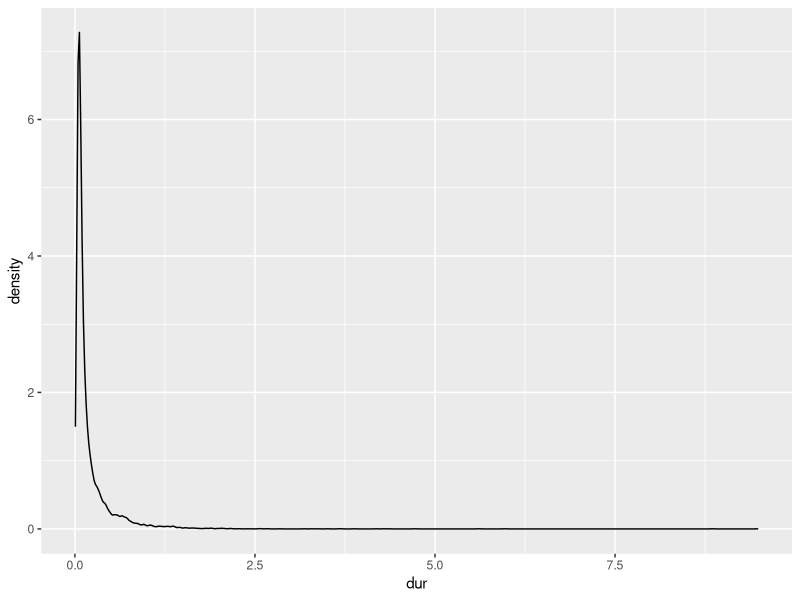
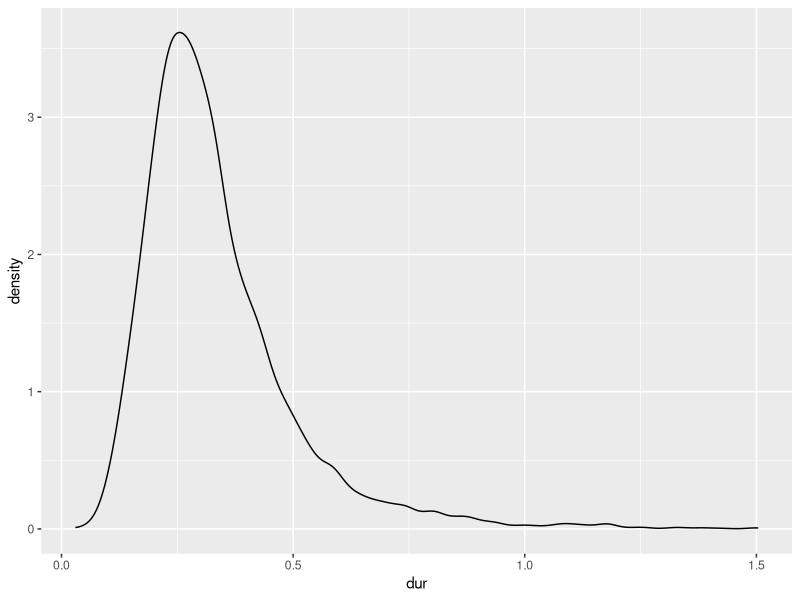
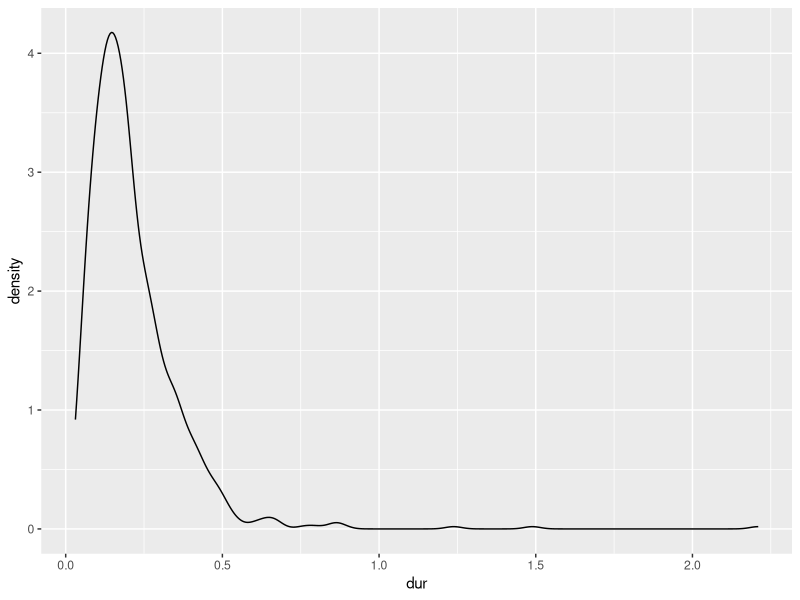
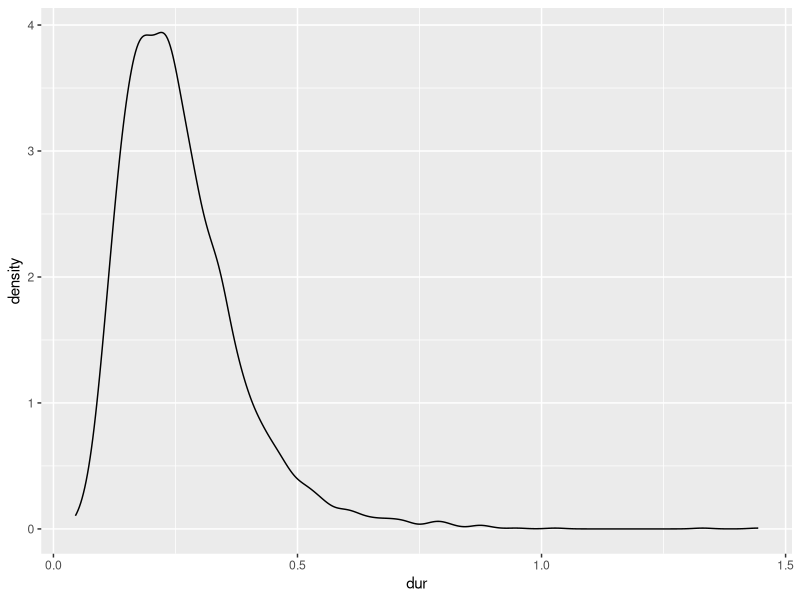
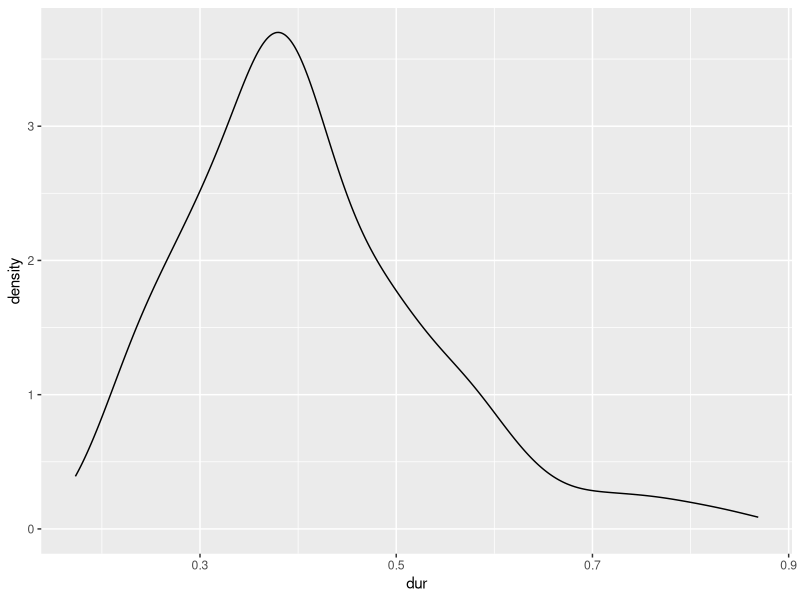
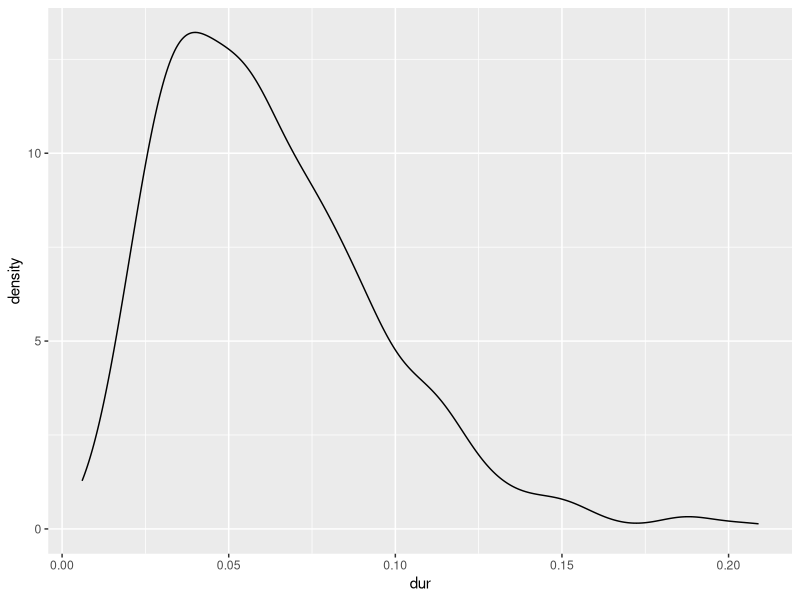
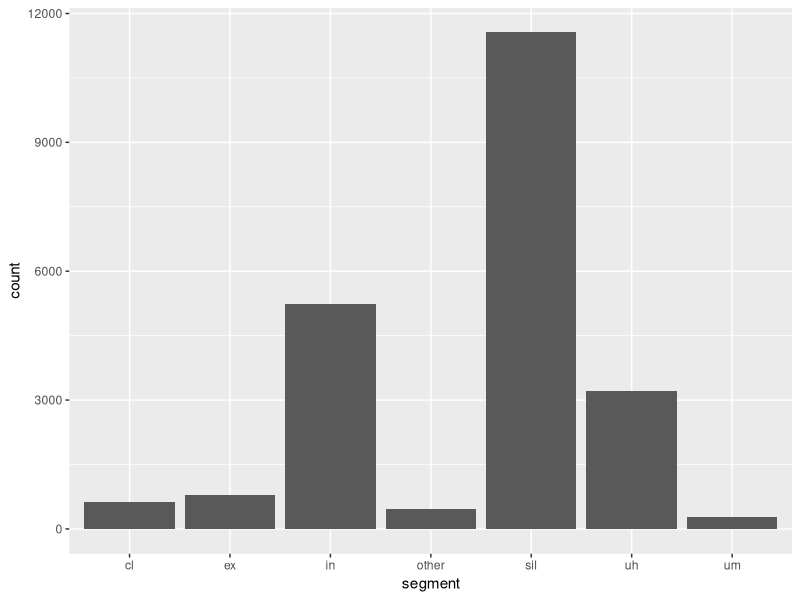
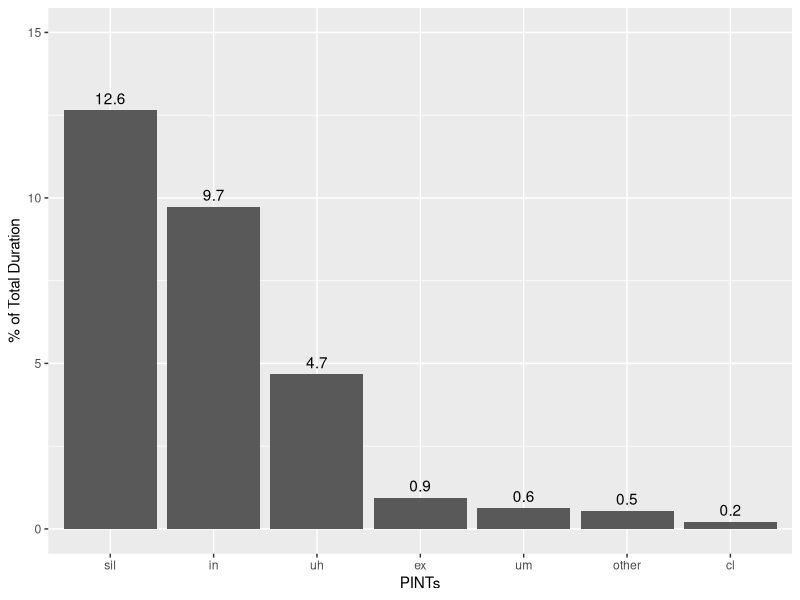

The R source for these figures, in order:
## ---- chunk 1
knitr::opts_chunk$set(echo = TRUE)
## ---- chunk 2
library(ggplot2)
library(dplyr)
## ---- chunk 3
df_yale_pints <- read.csv(here::here("data/final/yale_pints.csv")) 
## ---- chunk 4
df_yale_pints %>% 
  filter(segment == "sil") %>% 
  ggplot(aes(x = dur)) +
  geom_density()
## ---- chunk 5
df_yale_pints %>% 
  filter(segment == "in") %>% 
  ggplot(aes(x = dur)) +
  geom_density()
## ---- chunk 6
df_yale_pints %>% 
  filter(segment == "ex") %>% 
  ggplot(aes(x = dur)) +
  geom_density()
## ---- chunk 7
df_yale_pints %>% 
  filter(segment == "uh") %>% 
  ggplot(aes(x = dur)) +
  geom_density()
## ---- chunk 8
df_yale_pints %>% 
  filter(segment == "um") %>% 
  ggplot(aes(x = dur)) +
  geom_density()
## ---- chunk 9
df_yale_pints %>% 
  filter(segment == "cl") %>% 
  ggplot(aes(x = dur)) +
  geom_density()
## ---- chunk 10
# aggregate count per pints type
ggplot(df_yale_pints, aes(x = segment)) +
  geom_bar()
## ---- chunk 11
# calculate total time of all files
total_time = sum(unique(df_yale_pints$filedur))

# other: total time, proportion of total time
other_summary <- df_yale_pints %>% 
  filter(segment == "other") %>% 
  summarize(total_oth = sum(dur), prop_oth = total_oth / total_time * 100)

# silence: total time, proportion of total time
sil_summary <- df_yale_pints %>% 
  filter(segment == "sil") %>%
  summarize(total_sil = sum(dur), prop_sil = total_sil / total_time * 100)

# inhalation: total time, proportion of total time
in_summary <- df_yale_pints %>% 
  filter(segment == "in") %>%
  summarize(total_in = sum(dur), prop_in = total_in / total_time * 100)

# exhalation: total time, proportion of total time
ex_summary <- df_yale_pints %>% 
  filter(segment == "ex") %>% 
  summarize(total_ex = sum(dur), prop_ex = total_ex / total_time * 100)

# uh: total time, proportion of total time
uh_summary <- df_yale_pints %>% 
  filter(segment == "uh") %>% 
  summarize(total_uh = sum(dur), prop_uh = total_uh / total_time * 100)

# um: total time, proportion of total time
um_summary <- df_yale_pints %>% 
  filter(segment == "um") %>% 
  summarize(total_um = sum(dur), prop_um = total_um / total_time * 100)

# click: total time, proportion of total time
cl_summary <- df_yale_pints %>% 
  filter(segment == "cl") %>% 
  summarize(total_cl = sum(dur), prop_cl = total_cl / total_time * 100)
## ---- chunk 12
df_yale_prop <- data.frame(segment = c("sil", "in", "ex", "uh", "um", "cl", "other"),
                           prop_total = c(sil_summary$prop_sil, in_summary$prop_in, ex_summary$prop_ex, uh_summary$prop_uh,
                                          um_summary$prop_um, cl_summary$prop_cl, other_summary$prop_oth))

# factor to re-organize order of segments on x-axis
df_yale_prop$segment <- factor(df_yale_prop$segment,
                      levels = c("sil", "in", "uh", "ex", "um", "other", "cl"))
## ---- chunk 13
ggplot(df_yale_prop, aes(x = segment, y = prop_total)) +
  geom_bar(stat = "identity") + 
  geom_text(aes(label = round(prop_total, 1)), position = position_dodge(width = 0.9), vjust = -0.5) +
  ylim(0, 15) + 
  labs(x = "PINTs", y = "% of Total Duration") 
## ---- chunk 14
# fact label names for files
sp.lab <- c("Speaker 1", "Speaker 2", "Speaker 3", "Speaker 4", "Speaker 5")
names(sp.lab) <- c(1, 2, 3, 4, 5)
## ---- chunk 15
ggplot(df_yale_pints, aes(x = segment, fill = session)) + 
  geom_bar(position = position_dodge()) +
  scale_x_discrete(limits = c("sil", "in", "ex", "uh", "um", "cl")) +
  labs(x = "PINTs", y = "Count") +
  facet_wrap(vars(speaker), ncol = 5, labeller = labeller(speaker = sp.lab)) +
  theme(panel.spacing.x = unit(1, "lines"))
## ---- chunk 16
plot_between_lectures <- ggplot(df_yale_pints, aes(x = segment, fill = session)) + 
  geom_bar(position = position_dodge()) +
  scale_x_discrete(limits = c("sil", "in", "ex", "uh", "um", "cl"), expand = c(0, 1)) +
  scale_fill_discrete(name = "Session", labels = c("First", "Second", "Third")) +
  labs(x = "PINTs", y = "Count") +
  facet_wrap(vars(speaker), ncol = 5, labeller = labeller(speaker = sp.lab)) +
  theme(panel.spacing.x = unit(1, "lines"),
        panel.grid.major = element_blank(),
        panel.grid.minor = element_blank(),
        panel.background = element_rect(fill = "transparent"),
        plot.background = element_rect(fill = "transparent", color = NA),
        axis.text.x = element_text(angle = 45),
        strip.background = element_blank(),
        text = element_text(size = 32))

ggsave(here::here("output/plot_between_lectures.png"), plot_between_lectures, width = 18, height = 10, units = c("in"))
## ---- chunk 17
plot_prop_bar <- ggplot(df_yale_prop, aes(x = segment, y = prop_total)) +
  geom_bar(stat = "identity",
           fill = "#F8766D", 
           color = "black") + 
  geom_text(aes(label = round(prop_total, 1)), 
            position = position_dodge(width = 0.9), 
            vjust = -0.5,
            size = 14) +
  ylim(0, 15) + 
  labs(x = "PINTs", y = "% of Total Speaking Time") +
  theme(panel.grid.major = element_blank(),
        panel.grid.minor = element_blank(),
        panel.background = element_rect(fill = "transparent"),
        plot.background = element_rect(fill = "transparent", color = NA),
        axis.ticks.y = element_blank(),
        axis.text.y = element_blank(),
        axis.text = element_text(size = 28),
        axis.title = element_text(size = 36),
        axis.title.x = element_blank())

ggsave(here::here("output/plot_prop_bar.png"), plot_prop_bar, width = 18, height = 10, units = c("in"), bg = "transparent")
## ---- chunk 18
df_pie_chart <- data_frame(
  Label = c("PINTs", "Speech"),
  value = c("29.4%", "70.6%")
)

plot_pie_chart <- ggplot(df_pie_chart, aes(x = "", y = value, fill = Label)) +
  geom_bar(stat = "identity", width = 1) +
  geom_text(aes(label = value), 
            position = position_stack(vjust = 0.5),
            size = 14) +
  coord_polar("y", start = 360) +
  theme_void() +
  theme(legend.key.size = unit(.75, "in"),
        legend.title = element_text(size = 36),
        legend.text = element_text(size = 28))

ggsave(here::here("output/plot_pie_chart.png"), plot_pie_chart, width = 18, height = 10, units = c("in"))
## ---- chunk 19
df_yale_boxplot <- df_yale_pints
df_yale_boxplot$segment <- factor(df_yale_boxplot$segment, levels = c("sil", "in", "uh", "ex", "um", "other", "cl"))

plot_boxplot <- ggplot(df_yale_boxplot, aes(x = segment, y = dur, fill = "#F8766D")) + 
  geom_boxplot() +
  ylim(0,1.0) +
  xlab("PINTs") +
  ylab("Duration (s)") +
  theme(panel.grid.major = element_blank(),
        panel.grid.minor = element_blank(),
        panel.background = element_rect(fill = "transparent"),
        plot.background = element_rect(fill = "transparent", color = NA),
        legend.position = "none",
        axis.text = element_text(size = 28),
        axis.title = element_text(size = 36),
        axis.title.x = element_blank())

ggsave(here::here("output/plot_boxplot.png"), plot_boxplot, width = 18, height = 10, units = c("in"))
